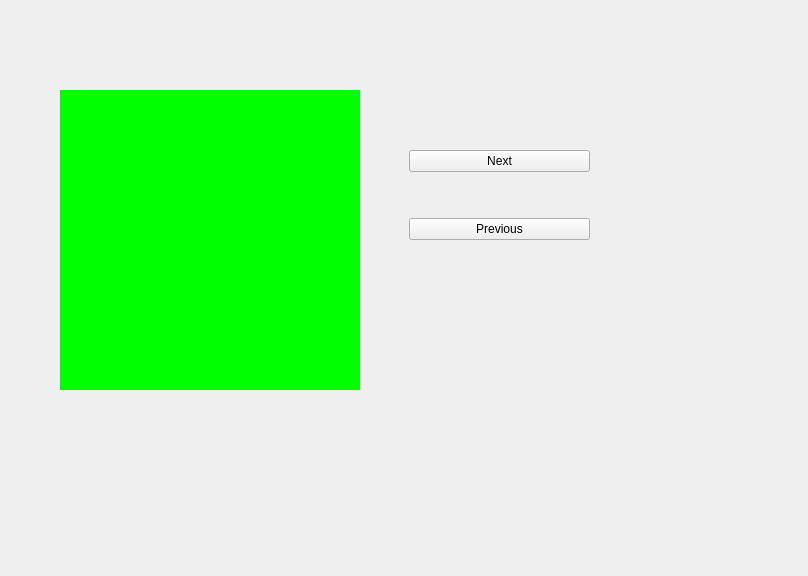
<?xml version="1.0" encoding="UTF-8"?>
<ui version="4.0">
 <class>Form</class>
 <widget class="QWidget" name="Form">
  <property name="geometry">
   <rect>
    <x>0</x>
    <y>0</y>
    <width>808</width>
    <height>576</height>
   </rect>
  </property>
  <property name="windowTitle">
   <string>Form</string>
  </property>
  <widget class="QLabel" name="mlabel">
   <property name="geometry">
    <rect>
     <x>60</x>
     <y>90</y>
     <width>300</width>
     <height>300</height>
    </rect>
   </property>
   <property name="styleSheet">
    <string notr="true">background-color: rgb(0, 255, 0);</string>
   </property>
   <property name="text">
    <string/>
   </property>
  </widget>
  <widget class="QWidget" name="verticalLayoutWidget">
   <property name="geometry">
    <rect>
     <x>409</x>
     <y>110</y>
     <width>181</width>
     <height>171</height>
    </rect>
   </property>
   <layout class="QVBoxLayout" name="verticalLayout">
    <item>
     <widget class="QPushButton" name="pushButton">
      <property name="text">
       <string>Next</string>
      </property>
     </widget>
    </item>
    <item>
     <widget class="QPushButton" name="pushButton_2">
      <property name="text">
       <string>Previous</string>
      </property>
     </widget>
    </item>
   </layout>
  </widget>
 </widget>
 <resources/>
 <connections>
  <connection>
   <sender>pushButton</sender>
   <signal>clicked()</signal>
   <receiver>Form</receiver>
   <slot>Next()</slot>
   <hints>
    <hint type="sourcelabel">
     <x>447</x>
     <y>155</y>
    </hint>
    <hint type="destinationlabel">
     <x>263</x>
     <y>82</y>
    </hint>
   </hints>
  </connection>
  <connection>
   <sender>pushButton_2</sender>
   <signal>clicked()</signal>
   <receiver>Form</receiver>
   <slot>Previous()</slot>
   <hints>
    <hint type="sourcelabel">
     <x>489</x>
     <y>221</y>
    </hint>
    <hint type="destinationlabel">
     <x>182</x>
     <y>69</y>
    </hint>
   </hints>
  </connection>
 </connections>
 <slots>
  <slot>LoadFiles()</slot>
  <slot>Next()</slot>
  <slot>Previous()</slot>
  <slot>Animate()</slot>
 </slots>
</ui>
